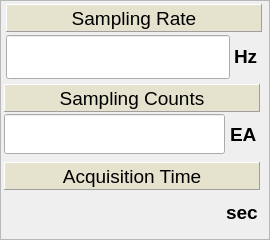
  <widget class="QFrame" name="frame_2" >
   <property name="geometry" >
    <rect>
     <x>266</x>
     <y>2</y>
     <width>270</width>
     <height>240</height>
    </rect>
   </property>
   <property name="frameShape" >
    <enum>QFrame::StyledPanel</enum>
   </property>
   <property name="frameShadow" >
    <enum>QFrame::Raised</enum>
   </property>
   <widget class="QLabel" name="label_42" >
    <property name="geometry" >
     <rect>
      <x>226</x>
      <y>192</y>
      <width>33</width>
      <height>40</height>
     </rect>
    </property>
    <property name="font" >
     <font>
      <pointsize>14</pointsize>
      <weight>75</weight>
      <bold>true</bold>
     </font>
    </property>
    <property name="layoutDirection" >
     <enum>Qt::LeftToRight</enum>
    </property>
    <property name="text" >
     <string>sec</string>
    </property>
    <property name="alignment" >
     <set>Qt::AlignLeading|Qt::AlignLeft|Qt::AlignVCenter</set>
    </property>
   </widget>
   <widget class="QLabel" name="label_43" >
    <property name="geometry" >
     <rect>
      <x>4</x>
      <y>162</y>
      <width>256</width>
      <height>28</height>
     </rect>
    </property>
    <property name="palette" >
     <palette>
      <active>
       <colorrole role="Base" >
        <brush brushstyle="SolidPattern" >
         <color alpha="255" >
          <red>255</red>
          <green>255</green>
          <blue>127</blue>
         </color>
        </brush>
       </colorrole>
       <colorrole role="Window" >
        <brush brushstyle="SolidPattern" >
         <color alpha="255" >
          <red>229</red>
          <green>226</green>
          <blue>206</blue>
         </color>
        </brush>
       </colorrole>
      </active>
      <inactive>
       <colorrole role="Base" >
        <brush brushstyle="SolidPattern" >
         <color alpha="255" >
          <red>255</red>
          <green>255</green>
          <blue>255</blue>
         </color>
        </brush>
       </colorrole>
       <colorrole role="Window" >
        <brush brushstyle="SolidPattern" >
         <color alpha="255" >
          <red>229</red>
          <green>226</green>
          <blue>206</blue>
         </color>
        </brush>
       </colorrole>
      </inactive>
      <disabled>
       <colorrole role="Base" >
        <brush brushstyle="SolidPattern" >
         <color alpha="255" >
          <red>229</red>
          <green>226</green>
          <blue>206</blue>
         </color>
        </brush>
       </colorrole>
       <colorrole role="Window" >
        <brush brushstyle="SolidPattern" >
         <color alpha="255" >
          <red>229</red>
          <green>226</green>
          <blue>206</blue>
         </color>
        </brush>
       </colorrole>
      </disabled>
     </palette>
    </property>
    <property name="font" >
     <font>
      <pointsize>14</pointsize>
      <weight>50</weight>
      <bold>false</bold>
     </font>
    </property>
    <property name="autoFillBackground" >
     <bool>true</bool>
    </property>
    <property name="frameShape" >
     <enum>QFrame::Panel</enum>
    </property>
    <property name="frameShadow" >
     <enum>QFrame::Raised</enum>
    </property>
    <property name="text" >
     <string>Acquisition Time</string>
    </property>
    <property name="alignment" >
     <set>Qt::AlignCenter</set>
    </property>
   </widget>
   <widget class="QLabel" name="label_21" >
    <property name="geometry" >
     <rect>
      <x>4</x>
      <y>84</y>
      <width>256</width>
      <height>28</height>
     </rect>
    </property>
    <property name="palette" >
     <palette>
      <active>
       <colorrole role="Base" >
        <brush brushstyle="SolidPattern" >
         <color alpha="255" >
          <red>255</red>
          <green>255</green>
          <blue>127</blue>
         </color>
        </brush>
       </colorrole>
       <colorrole role="Window" >
        <brush brushstyle="SolidPattern" >
         <color alpha="255" >
          <red>229</red>
          <green>226</green>
          <blue>206</blue>
         </color>
        </brush>
       </colorrole>
      </active>
      <inactive>
       <colorrole role="Base" >
        <brush brushstyle="SolidPattern" >
         <color alpha="255" >
          <red>255</red>
          <green>255</green>
          <blue>255</blue>
         </color>
        </brush>
       </colorrole>
       <colorrole role="Window" >
        <brush brushstyle="SolidPattern" >
         <color alpha="255" >
          <red>229</red>
          <green>226</green>
          <blue>206</blue>
         </color>
        </brush>
       </colorrole>
      </inactive>
      <disabled>
       <colorrole role="Base" >
        <brush brushstyle="SolidPattern" >
         <color alpha="255" >
          <red>229</red>
          <green>226</green>
          <blue>206</blue>
         </color>
        </brush>
       </colorrole>
       <colorrole role="Window" >
        <brush brushstyle="SolidPattern" >
         <color alpha="255" >
          <red>229</red>
          <green>226</green>
          <blue>206</blue>
         </color>
        </brush>
       </colorrole>
      </disabled>
     </palette>
    </property>
    <property name="font" >
     <font>
      <pointsize>14</pointsize>
      <weight>50</weight>
      <bold>false</bold>
     </font>
    </property>
    <property name="autoFillBackground" >
     <bool>true</bool>
    </property>
    <property name="frameShape" >
     <enum>QFrame::Panel</enum>
    </property>
    <property name="frameShadow" >
     <enum>QFrame::Raised</enum>
    </property>
    <property name="text" >
     <string>Sampling Counts</string>
    </property>
    <property name="alignment" >
     <set>Qt::AlignCenter</set>
    </property>
   </widget>
   <widget class="QLabel" name="label_15" >
    <property name="geometry" >
     <rect>
      <x>6</x>
      <y>4</y>
      <width>256</width>
      <height>28</height>
     </rect>
    </property>
    <property name="palette" >
     <palette>
      <active>
       <colorrole role="Base" >
        <brush brushstyle="SolidPattern" >
         <color alpha="255" >
          <red>255</red>
          <green>255</green>
          <blue>127</blue>
         </color>
        </brush>
       </colorrole>
       <colorrole role="Window" >
        <brush brushstyle="SolidPattern" >
         <color alpha="255" >
          <red>229</red>
          <green>226</green>
          <blue>206</blue>
         </color>
        </brush>
       </colorrole>
       <colorrole role="Shadow" >
        <brush brushstyle="SolidPattern" >
         <color alpha="255" >
          <red>127</red>
          <green>129</green>
          <blue>107</blue>
         </color>
        </brush>
       </colorrole>
      </active>
      <inactive>
       <colorrole role="Base" >
        <brush brushstyle="SolidPattern" >
         <color alpha="255" >
          <red>255</red>
          <green>255</green>
          <blue>255</blue>
         </color>
        </brush>
       </colorrole>
       <colorrole role="Window" >
        <brush brushstyle="SolidPattern" >
         <color alpha="255" >
          <red>229</red>
          <green>226</green>
          <blue>206</blue>
         </color>
        </brush>
       </colorrole>
       <colorrole role="Shadow" >
        <brush brushstyle="SolidPattern" >
         <color alpha="255" >
          <red>127</red>
          <green>129</green>
          <blue>107</blue>
         </color>
        </brush>
       </colorrole>
      </inactive>
      <disabled>
       <colorrole role="Base" >
        <brush brushstyle="SolidPattern" >
         <color alpha="255" >
          <red>229</red>
          <green>226</green>
          <blue>206</blue>
         </color>
        </brush>
       </colorrole>
       <colorrole role="Window" >
        <brush brushstyle="SolidPattern" >
         <color alpha="255" >
          <red>229</red>
          <green>226</green>
          <blue>206</blue>
         </color>
        </brush>
       </colorrole>
       <colorrole role="Shadow" >
        <brush brushstyle="SolidPattern" >
         <color alpha="255" >
          <red>127</red>
          <green>129</green>
          <blue>107</blue>
         </color>
        </brush>
       </colorrole>
      </disabled>
     </palette>
    </property>
    <property name="font" >
     <font>
      <pointsize>14</pointsize>
      <weight>50</weight>
      <bold>false</bold>
     </font>
    </property>
    <property name="autoFillBackground" >
     <bool>true</bool>
    </property>
    <property name="frameShape" >
     <enum>QFrame::Panel</enum>
    </property>
    <property name="frameShadow" >
     <enum>QFrame::Raised</enum>
    </property>
    <property name="lineWidth" >
     <number>1</number>
    </property>
    <property name="text" >
     <string>Sampling Rate</string>
    </property>
    <property name="alignment" >
     <set>Qt::AlignCenter</set>
    </property>
   </widget>
   <widget class="CALineEdit" name="caLineEdit_3" >
    <property name="geometry" >
     <rect>
      <x>6</x>
      <y>35</y>
      <width>224</width>
      <height>44</height>
     </rect>
    </property>
    <property name="sizePolicy" >
     <sizepolicy vsizetype="Preferred" hsizetype="Expanding" >
      <horstretch>0</horstretch>
      <verstretch>0</verstretch>
     </sizepolicy>
    </property>
    <property name="minimumSize" >
     <size>
      <width>0</width>
      <height>40</height>
     </size>
    </property>
    <property name="font" >
     <font>
      <family>Sans Serif</family>
      <pointsize>14</pointsize>
      <weight>75</weight>
      <bold>true</bold>
     </font>
    </property>
    <property name="nuformat" stdset="0" >
     <enum>CALineEdit::Integer</enum>
    </property>
    <property name="pvname" >
     <string>ECH_SAMPLING_RATE</string>
    </property>
   </widget>
   <widget class="QLabel" name="label_16" >
    <property name="geometry" >
     <rect>
      <x>234</x>
      <y>36</y>
      <width>24</width>
      <height>40</height>
     </rect>
    </property>
    <property name="font" >
     <font>
      <pointsize>14</pointsize>
      <weight>75</weight>
      <bold>true</bold>
     </font>
    </property>
    <property name="layoutDirection" >
     <enum>Qt::LeftToRight</enum>
    </property>
    <property name="text" >
     <string>Hz</string>
    </property>
    <property name="alignment" >
     <set>Qt::AlignLeading|Qt::AlignLeft|Qt::AlignVCenter</set>
    </property>
   </widget>
   <widget class="CALineEdit" name="caLineEdit_4" >
    <property name="geometry" >
     <rect>
      <x>4</x>
      <y>114</y>
      <width>221</width>
      <height>40</height>
     </rect>
    </property>
    <property name="sizePolicy" >
     <sizepolicy vsizetype="Preferred" hsizetype="Expanding" >
      <horstretch>0</horstretch>
      <verstretch>0</verstretch>
     </sizepolicy>
    </property>
    <property name="minimumSize" >
     <size>
      <width>0</width>
      <height>40</height>
     </size>
    </property>
    <property name="font" >
     <font>
      <family>Sans Serif</family>
      <pointsize>14</pointsize>
      <weight>75</weight>
      <bold>true</bold>
     </font>
    </property>
    <property name="nuformat" stdset="0" >
     <enum>CALineEdit::Integer</enum>
    </property>
    <property name="pvname" >
     <string>ECH_SAMPLE_COUNT</string>
    </property>
   </widget>
   <widget class="QLabel" name="label_22" >
    <property name="geometry" >
     <rect>
      <x>230</x>
      <y>114</y>
      <width>27</width>
      <height>40</height>
     </rect>
    </property>
    <property name="font" >
     <font>
      <pointsize>14</pointsize>
      <weight>75</weight>
      <bold>true</bold>
     </font>
    </property>
    <property name="layoutDirection" >
     <enum>Qt::LeftToRight</enum>
    </property>
    <property name="text" >
     <string>EA</string>
    </property>
    <property name="alignment" >
     <set>Qt::AlignLeading|Qt::AlignLeft|Qt::AlignVCenter</set>
    </property>
   </widget>
   <widget class="CADisplayer" name="CADisplayer_3" >
    <property name="geometry" >
     <rect>
      <x>6</x>
      <y>194</y>
      <width>217</width>
      <height>40</height>
     </rect>
    </property>
    <property name="sizePolicy" >
     <sizepolicy vsizetype="Preferred" hsizetype="Expanding" >
      <horstretch>0</horstretch>
      <verstretch>0</verstretch>
     </sizepolicy>
    </property>
    <property name="minimumSize" >
     <size>
      <width>150</width>
      <height>40</height>
     </size>
    </property>
    <property name="maximumSize" >
     <size>
      <width>300</width>
      <height>16777215</height>
     </size>
    </property>
    <property name="font" >
     <font>
      <pointsize>14</pointsize>
     </font>
    </property>
    <property name="layoutDirection" >
     <enum>Qt::LeftToRight</enum>
    </property>
    <property name="autoFillBackground" >
     <bool>true</bool>
    </property>
    <property name="nuformat" stdset="0" >
     <enum>CADisplayer::RealFour</enum>
    </property>
    <property name="pvname" >
     <string>ECH_DAQ_ACQ_TIME</string>
    </property>
    <property name="lineWidth" stdset="0" >
     <number>0</number>
    </property>
   </widget>
  </widget>
